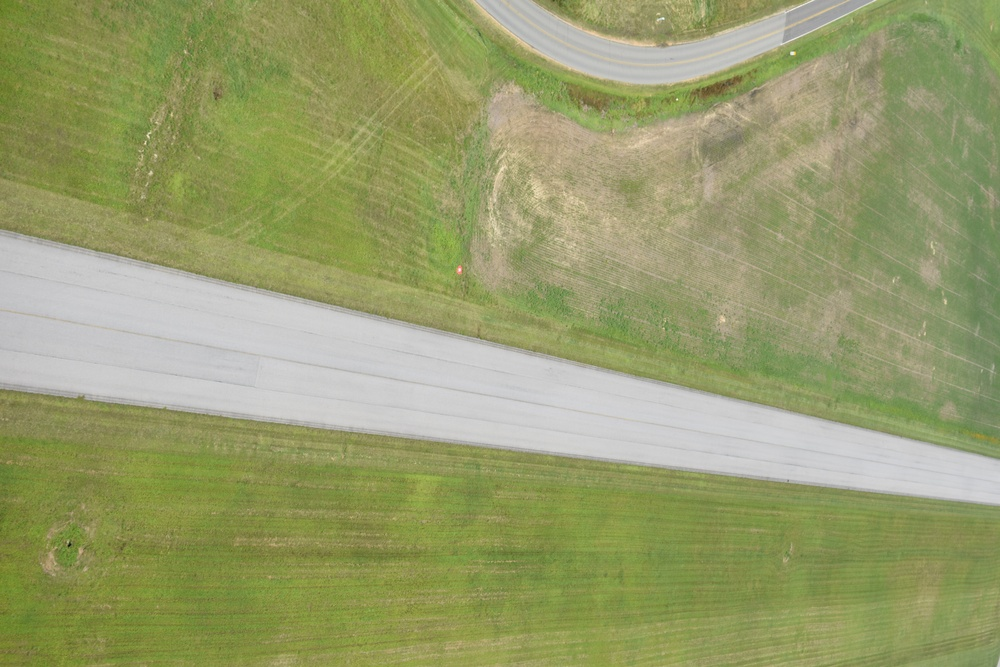
#> input picture Older Code Base/Desktop/DSC_0613.jpg, 1000 x 667 px, shrunk from 4496 x 3000 before the run
$ python -i shape.py   (imports and definitions only)   (Python 2 division)   (older library calls are emulated)
#> lines starting #> are read from the running program, lines starting #| are printed output that depends on the picture; long printed decimals are rounded
#> further down, picture is the input picture: shape (667, 1000, 3); mean B, G, R 107.6, 157.4, 151.4


# THIS IS NOT THE FINAL CODE, IT WILL BE UPDATED WHENEVER I FIND A BETTER APPROACH FOR THE TASK.

import numpy as np
import cv2
import time

def execute(img):

	blur = cv2.GaussianBlur(img,(5,5),0)
	smooth = cv2.addWeighted(blur,1.5,img,-0.5,0)
	image=smooth

	gray = cv2.cvtColor(image, cv2.COLOR_BGR2GRAY)
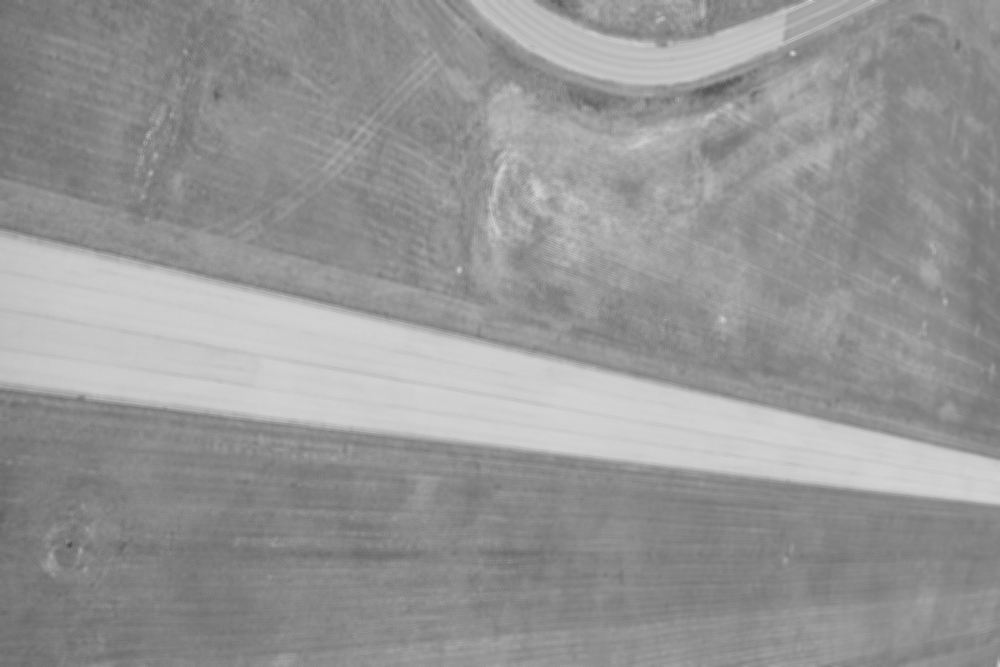
#> gray: shape (667, 1000); min 74, max 216, mean 149.9

	ret,thresh = cv2.threshold(gray,20,255,0)
#> thresh: shape (667, 1000); every value is 255

	_,cnts,_ = cv2.findContours(thresh,cv2.RETR_TREE,cv2.CHAIN_APPROX_SIMPLE)
#> cnts = [[[0, 0], [0, 666], [999, 666], [999, 0]]]
	#print "contours="+str(len(cnts))

	moments = cv2.moments(cnts[0], True)
#> moments = moments, m00 665334, centre m10/m00, m01/m00 = (499.5, 333)
	Hu_moments = cv2.HuMoments(moments)
#> Hu_moments = [0.181, 0.00482, 0, 0, 0, 0, 0]
	log_hu= -np.sign(Hu_moments)*np.log10(np.abs(Hu_moments))
#> log_hu = [0.743, 2.32, nan, nan, nan, nan, nan]
	#print log_hu

	area1=cv2.contourArea(cnts[0])
#> area1 = 665334
	# min enclosing circle
	(x,y),radius = cv2.minEnclosingCircle(cnts[0])
#> x = 499.5; y = 333; radius = 600.3
	center = (int(x),int(y))
#> center = (499, 333)
	radius = int(radius)
#> radius = 600
	area2=3.14*radius*radius
#> area2 = 1130400

	if area2!=0:
		ratio=area1/area2   #comparing contour area and min enclosing circle area
#> ratio = 0.589
	else:

		ratio=1

	#print "ratio="+str(ratio)

	#function for shape detection
	def detectShape(cnts):
		shape = 'unknown'
		peri = cv2.arcLength(cnts,True)
#> peri = 3330

		vertices = cv2.approxPolyDP(cnts,0.03*peri,True)
#> vertices = [[0, 0], [0, 666], [999, 666], [999, 0]]
		img = cv2.drawContours(image, vertices, -1, (0,0,255), 3)

		#check if circle
		circles = cv2.HoughCircles(thresh,cv2.HOUGH_GRADIENT,1,20,param1=50,param2=30,minRadius=0,maxRadius=0)
#> circles = None
		if circles is not None:
		    shape="circle"
		else:
		     #triangle
		    if len(vertices) == 3:
		        shape = 'triangle'

		     #square/ reactangle/trapezoid?
		    elif len(vertices) == 4:
		        if (log_hu[0][0]>0.4 and log_hu[0][0]<1.0) and (log_hu[1][0]>2.0 and log_hu[1][0] <3.0)  and (log_hu[2][0]>3.0 and log_hu[2][0]<3.6):
		             shape="quater circle"
		        elif (log_hu[0][0]>0.4 and log_hu[0][0]<1.0) and (log_hu[1][0]>1.0 and log_hu[1][0] <2.5)  and (log_hu[2][0]>5.0 and log_hu[2][0]<7.0) and (log_hu[3][0]>6.0 and log_hu[3][0]<8.0):
		            shape = "rectangle"
		        else:
		            x,y,width,height = cv2.boundingRect(vertices)
#> x = 0; y = 0; width = 1000; height = 667
		            aspectRatio = float(width)/height
#> aspectRatio = 1.5
		            print "aspect ratio="+str(aspectRatio)
#| aspect ratio=1.499
		            if aspectRatio >= 0.4 and aspectRatio <= 0.6:
		                shape="square"
		            else:
		                shape = "trapezoid"


		    elif len(vertices) == 5:
		        if (log_hu[0][0]>0.4 and log_hu[0][0]<1.0) and (log_hu[1][0]>1.0 and log_hu[1][0] <2.5)  and (log_hu[2][0]>5.0 and log_hu[2][0]<7.0) and (log_hu[3][0]>6.0 and log_hu[3][0]<8.0):
		                    shape = "rectangle"
		        elif ratio>0.4 and ratio<0.62:

		            if (log_hu[0][0]>0.4 and log_hu[0][0]<1.0) and (log_hu[1][0]>2.0 and log_hu[1][0] <3.0)  and (log_hu[2][0]>3.0 and log_hu[2][0]<3.6):
		                shape="quater circle"
		            else:
		                shape="semicircle"
		        else:
		            shape="pentagon"


		    elif len(vertices) == 6:
		        if ratio>0.4 and ratio<0.62:
		            if (log_hu[0][0]>0.4 and log_hu[0][0]<1.0) and (log_hu[1][0]>2.0 and log_hu[1][0] <3.0)  and (log_hu[2][0]>3.0 and log_hu[2][0]<3.6):
		                shape="quater circle"
		            else:
		                shape="semicircle"
		        else:
		            shape="hexagon"

		    elif len(vertices) == 7:
		        shape = "heptagon"

		    elif len(vertices) == 8:
		        if ratio>0. and ratio<1.1:
		            shape="circle"
		        else:
		            shape="octagon"


		    elif len(vertices)==13 or (len(vertices) == 12 or  len(vertices)==11):
		        shape = "cross"
		    elif (log_hu[0][0]>0.4 and log_hu[0][0]<1.0) and (log_hu[1][0]>2.0 and log_hu[1][0] <3.0)  and (log_hu[2][0]>3.0 and log_hu[2][0]<3.6):
		        shape="quater circle"
		    elif ratio>0.4 and ratio<0.6 and log_hu[1][0]<2.1:
		        shape = "semicircle"
		    elif ratio>0.9 and ratio<1.1:
		        shape = "circle"

		    else:
		        if (log_hu[0][0]>0.0 and log_hu[0][0]<1.0) and (log_hu[1][0]>4.0 and log_hu[1][0] <5.0)  and (log_hu[2][0]>5.0 and log_hu[2][0]<6.0) and (log_hu[3][0]>6.0 and log_hu[3][0]<7.0):
		            shape = "cross"
		        elif (log_hu[0][0]>0.6 and log_hu[0][0]<1.0) and (log_hu[1][0]>4.2 and log_hu[1][0] <6.0)  and (log_hu[2][0]>5.0 and log_hu[2][0]<6.0) and (log_hu[3][0]>6.0 and log_hu[3][0]<8.0):
		            shape = "star"
		        else:
		            shape="UNKNOWN"

		return shape

	# call detectShape
	final_shape = detectShape(cnts[0])
#> final_shape = 'trapezoid'

	return final_shape

>>> import cv2
>>> picture = cv2.imread('Older Code Base/Desktop/DSC_0613.jpg')
>>> result = execute(picture)
#> result = 'trapezoid'
